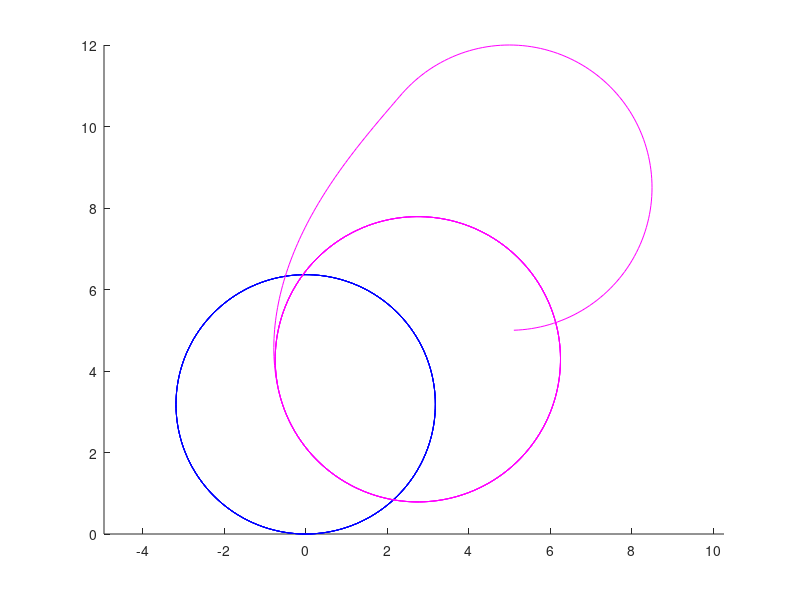
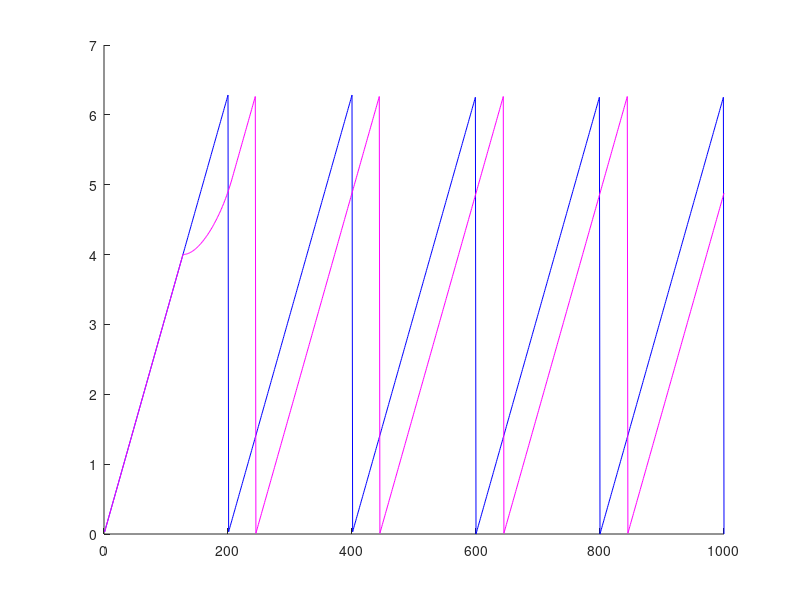

Reproduce these figures in MATLAB, in order.

%% Pursuer test
 clear
 clf


%% now start the test


dt = 0.01;

theta = 0;
x = 0;
y = 0;

xr = 5;
yr = 5;
thetar = 0;

%data for the controller
xold = 0;
yold = 0;

v = 10;
vrmax = 11;
omegarmax = pi;


omega = pi;

steps = 1000;
traj = zeros(steps, 3);
rockytraj = zeros(steps, 3);
for i=1:steps
    
 %Pursuer dynamics
 
 %Step 1: pursuer prevision
 xhat = x + (x - xold);
 yhat = y + (y - yold);
 thetaDirhat = atan2(yhat - (y + yr), xhat - (x + xr));
 
 %Step 2: compute the inputs
 omegarOpt = mod(thetaDirhat - thetar, 2*pi)/dt;
 omegar = max(-omegarmax, min(omegarmax, omegarOpt));
 
 %Step 3: update pursuer state
 thetarM = (2*thetar + omegar*dt)/2;
 thetar = thetar + omegar * dt;
 xrabs = x + xr + vrmax * cos(thetarM) * dt;
 yrabs = y + yr + vrmax * sin(thetarM) * dt;
 
 % update old values
 xold = x;
 yold = y;
    
 %Evader dinamics
 thetaM = (2*theta + omega*dt)/2;
 x = x + v * cos(thetaM) * dt;
 y = y + v * sin(thetaM) * dt;
 theta = theta + omega * dt;
 
 %Compute pursuer relative position
 xr = xrabs - x;
 yr = yrabs - y;
 
 traj(i,:) = [x, y, theta];
 rockytraj(i, :) = [xrabs, yrabs, thetar];
 
end


figure(1)
hold on
plot(traj(:, 1), traj(:, 2), 'b');
plot(rockytraj(:, 1), rockytraj(:, 2), 'm');
axis equal

figure(2)
hold on
plot(mod(traj(:, 3), 2*pi), 'b');
plot(mod(rockytraj(:, 3), 2*pi), 'm');